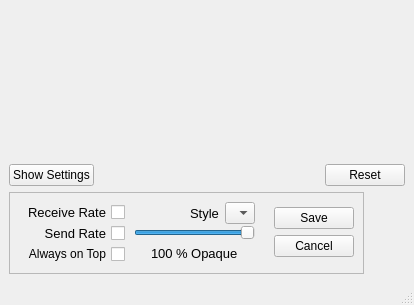
<?xml version="1.0" encoding="UTF-8"?>
<ui version="4.0">
 <class>BandwidthGraph</class>
 <widget class="QMainWindow" name="BandwidthGraph">
  <property name="geometry">
   <rect>
    <x>0</x>
    <y>0</y>
    <width>414</width>
    <height>305</height>
   </rect>
  </property>
  <property name="windowTitle">
   <string>RetroShare Bandwidth Usage</string>
  </property>
  <property name="windowIcon">
   <iconset resource="../images.qrc">
    <normaloff>:/images/logo/logo_16.png</normaloff>:/images/logo/logo_16.png</iconset>
  </property>
  <widget class="QWidget" name="centralwidget">
   <layout class="QGridLayout" name="gridLayout">
    <item row="1" column="0">
     <layout class="QHBoxLayout" name="_8">
      <property name="spacing">
       <number>6</number>
      </property>
      <property name="margin">
       <number>0</number>
      </property>
      <item>
       <widget class="QPushButton" name="btnToggleSettings">
        <property name="text">
         <string>Show Settings</string>
        </property>
        <property name="checkable">
         <bool>true</bool>
        </property>
       </widget>
      </item>
      <item>
       <spacer>
        <property name="orientation">
         <enum>Qt::Horizontal</enum>
        </property>
        <property name="sizeHint" stdset="0">
         <size>
          <width>21</width>
          <height>20</height>
         </size>
        </property>
       </spacer>
      </item>
      <item>
       <widget class="QPushButton" name="btnReset">
        <property name="text">
         <string>Reset</string>
        </property>
       </widget>
      </item>
     </layout>
    </item>
    <item row="2" column="0">
     <widget class="QFrame" name="frmSettings">
      <property name="sizePolicy">
       <sizepolicy hsizetype="Fixed" vsizetype="Fixed">
        <horstretch>0</horstretch>
        <verstretch>0</verstretch>
       </sizepolicy>
      </property>
      <property name="minimumSize">
       <size>
        <width>355</width>
        <height>82</height>
       </size>
      </property>
      <property name="maximumSize">
       <size>
        <width>355</width>
        <height>82</height>
       </size>
      </property>
      <property name="contextMenuPolicy">
       <enum>Qt::NoContextMenu</enum>
      </property>
      <property name="frameShape">
       <enum>QFrame::StyledPanel</enum>
      </property>
      <property name="frameShadow">
       <enum>QFrame::Raised</enum>
      </property>
      <layout class="QHBoxLayout">
       <property name="spacing">
        <number>6</number>
       </property>
       <property name="margin">
        <number>9</number>
       </property>
       <item>
        <layout class="QVBoxLayout" name="_2">
         <property name="spacing">
          <number>6</number>
         </property>
         <property name="margin">
          <number>3</number>
         </property>
         <item>
          <widget class="QCheckBox" name="chkReceiveRate">
           <property name="font">
            <font>
             <pointsize>10</pointsize>
            </font>
           </property>
           <property name="contextMenuPolicy">
            <enum>Qt::NoContextMenu</enum>
           </property>
           <property name="toolTip">
            <string/>
           </property>
           <property name="layoutDirection">
            <enum>Qt::RightToLeft</enum>
           </property>
           <property name="text">
            <string>Receive Rate</string>
           </property>
           <property name="checked">
            <bool>false</bool>
           </property>
          </widget>
         </item>
         <item>
          <widget class="QCheckBox" name="chkSendRate">
           <property name="font">
            <font>
             <pointsize>10</pointsize>
            </font>
           </property>
           <property name="contextMenuPolicy">
            <enum>Qt::NoContextMenu</enum>
           </property>
           <property name="toolTip">
            <string/>
           </property>
           <property name="layoutDirection">
            <enum>Qt::RightToLeft</enum>
           </property>
           <property name="text">
            <string>Send Rate</string>
           </property>
           <property name="checked">
            <bool>false</bool>
           </property>
          </widget>
         </item>
         <item>
          <widget class="QCheckBox" name="chkAlwaysOnTop">
           <property name="layoutDirection">
            <enum>Qt::RightToLeft</enum>
           </property>
           <property name="text">
            <string>Always on Top</string>
           </property>
          </widget>
         </item>
         <item>
          <spacer>
           <property name="orientation">
            <enum>Qt::Vertical</enum>
           </property>
           <property name="sizeHint" stdset="0">
            <size>
             <width>20</width>
             <height>21</height>
            </size>
           </property>
          </spacer>
         </item>
        </layout>
       </item>
       <item>
        <layout class="QVBoxLayout" name="_3">
         <property name="spacing">
          <number>1</number>
         </property>
         <property name="margin">
          <number>0</number>
         </property>
         <item>
          <layout class="QHBoxLayout" name="_4">
           <property name="spacing">
            <number>6</number>
           </property>
           <property name="margin">
            <number>0</number>
           </property>
           <item>
            <spacer>
             <property name="orientation">
              <enum>Qt::Horizontal</enum>
             </property>
             <property name="sizeHint" stdset="0">
              <size>
               <width>20</width>
               <height>20</height>
              </size>
             </property>
            </spacer>
           </item>
           <item>
            <widget class="QLabel" name="label_2">
             <property name="font">
              <font>
               <pointsize>10</pointsize>
              </font>
             </property>
             <property name="text">
              <string>Style</string>
             </property>
            </widget>
           </item>
           <item>
            <widget class="QComboBox" name="cmbGraphStyle">
             <item>
              <property name="text">
               <string/>
              </property>
              <property name="icon">
               <iconset resource="../images.qrc">
                <normaloff>:/images/graph-line.png</normaloff>:/images/graph-line.png</iconset>
              </property>
             </item>
             <item>
              <property name="text">
               <string/>
              </property>
              <property name="icon">
               <iconset resource="../images.qrc">
                <normaloff>:/images/graph-area.png</normaloff>:/images/graph-area.png</iconset>
              </property>
             </item>
            </widget>
           </item>
          </layout>
         </item>
         <item>
          <widget class="QFrame" name="frmOpacity">
           <property name="contextMenuPolicy">
            <enum>Qt::NoContextMenu</enum>
           </property>
           <property name="frameShape">
            <enum>QFrame::NoFrame</enum>
           </property>
           <property name="frameShadow">
            <enum>QFrame::Plain</enum>
           </property>
           <layout class="QVBoxLayout" name="_5">
            <property name="spacing">
             <number>3</number>
            </property>
            <property name="margin">
             <number>0</number>
            </property>
            <item>
             <widget class="QSlider" name="sldrOpacity">
              <property name="contextMenuPolicy">
               <enum>Qt::NoContextMenu</enum>
              </property>
              <property name="toolTip">
               <string>Changes the transparency of the Bandwidth Graph</string>
              </property>
              <property name="minimum">
               <number>30</number>
              </property>
              <property name="maximum">
               <number>100</number>
              </property>
              <property name="value">
               <number>100</number>
              </property>
              <property name="sliderPosition">
               <number>100</number>
              </property>
              <property name="tracking">
               <bool>false</bool>
              </property>
              <property name="orientation">
               <enum>Qt::Horizontal</enum>
              </property>
              <property name="invertedAppearance">
               <bool>false</bool>
              </property>
              <property name="tickPosition">
               <enum>QSlider::NoTicks</enum>
              </property>
              <property name="tickInterval">
               <number>10</number>
              </property>
             </widget>
            </item>
            <item>
             <spacer>
              <property name="orientation">
               <enum>Qt::Vertical</enum>
              </property>
              <property name="sizeHint" stdset="0">
               <size>
                <width>20</width>
                <height>20</height>
               </size>
              </property>
             </spacer>
            </item>
            <item>
             <layout class="QHBoxLayout" name="_6">
              <property name="spacing">
               <number>0</number>
              </property>
              <property name="margin">
               <number>0</number>
              </property>
              <item>
               <spacer>
                <property name="orientation">
                 <enum>Qt::Horizontal</enum>
                </property>
                <property name="sizeHint" stdset="0">
                 <size>
                  <width>21</width>
                  <height>0</height>
                 </size>
                </property>
               </spacer>
              </item>
              <item>
               <widget class="QLabel" name="lblPercentOpacity">
                <property name="minimumSize">
                 <size>
                  <width>25</width>
                  <height>0</height>
                 </size>
                </property>
                <property name="font">
                 <font>
                  <pointsize>10</pointsize>
                 </font>
                </property>
                <property name="contextMenuPolicy">
                 <enum>Qt::NoContextMenu</enum>
                </property>
                <property name="layoutDirection">
                 <enum>Qt::RightToLeft</enum>
                </property>
                <property name="text">
                 <string>100</string>
                </property>
               </widget>
              </item>
              <item>
               <widget class="QLabel" name="label">
                <property name="font">
                 <font>
                  <pointsize>10</pointsize>
                 </font>
                </property>
                <property name="contextMenuPolicy">
                 <enum>Qt::NoContextMenu</enum>
                </property>
                <property name="text">
                 <string>% Opaque</string>
                </property>
               </widget>
              </item>
              <item>
               <spacer>
                <property name="orientation">
                 <enum>Qt::Horizontal</enum>
                </property>
                <property name="sizeHint" stdset="0">
                 <size>
                  <width>21</width>
                  <height>0</height>
                 </size>
                </property>
               </spacer>
              </item>
             </layout>
            </item>
           </layout>
          </widget>
         </item>
         <item>
          <spacer>
           <property name="orientation">
            <enum>Qt::Vertical</enum>
           </property>
           <property name="sizeHint" stdset="0">
            <size>
             <width>21</width>
             <height>20</height>
            </size>
           </property>
          </spacer>
         </item>
        </layout>
       </item>
       <item>
        <spacer>
         <property name="orientation">
          <enum>Qt::Horizontal</enum>
         </property>
         <property name="sizeHint" stdset="0">
          <size>
           <width>21</width>
           <height>20</height>
          </size>
         </property>
        </spacer>
       </item>
       <item>
        <layout class="QVBoxLayout" name="_7">
         <property name="spacing">
          <number>1</number>
         </property>
         <property name="margin">
          <number>0</number>
         </property>
         <item>
          <widget class="QPushButton" name="btnSaveSettings">
           <property name="text">
            <string>Save</string>
           </property>
          </widget>
         </item>
         <item>
          <widget class="QPushButton" name="btnCancelSettings">
           <property name="text">
            <string>Cancel</string>
           </property>
          </widget>
         </item>
        </layout>
       </item>
      </layout>
     </widget>
    </item>
    <item row="0" column="0">
     <widget class="BWGraph" name="frmGraph" native="true">
      <property name="minimumSize">
       <size>
        <width>120</width>
        <height>80</height>
       </size>
      </property>
      <property name="font">
       <font>
        <pointsize>10</pointsize>
       </font>
      </property>
      <property name="contextMenuPolicy">
       <enum>Qt::NoContextMenu</enum>
      </property>
     </widget>
    </item>
   </layout>
  </widget>
  <widget class="QStatusBar" name="statusbar"/>
 </widget>
 <customwidgets>
  <customwidget>
   <class>BWGraph</class>
   <extends>QWidget</extends>
   <header location="global">gui/statistics/bwgraph.h</header>
   <container>1</container>
  </customwidget>
 </customwidgets>
 <resources>
  <include location="../images.qrc"/>
 </resources>
 <connections/>
</ui>
